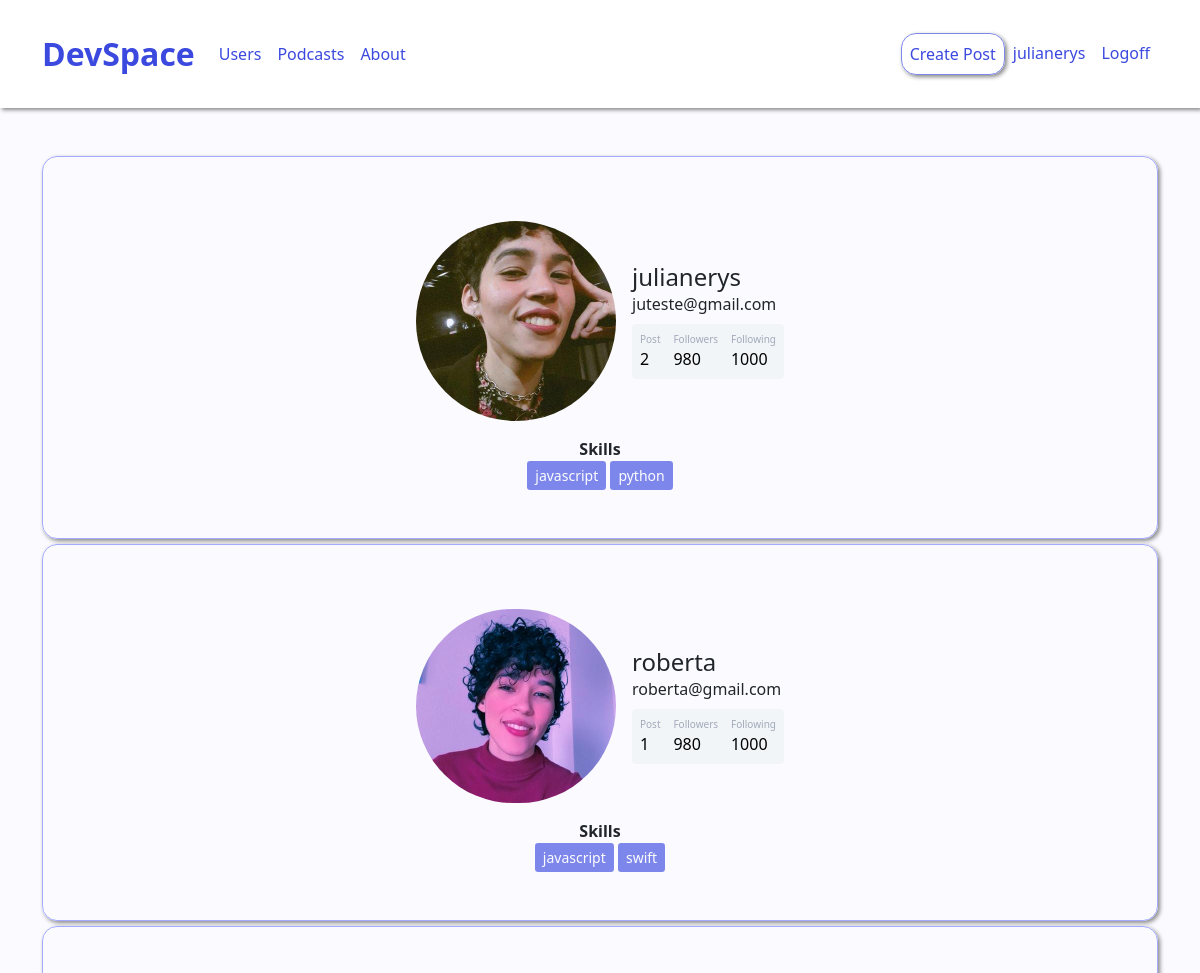
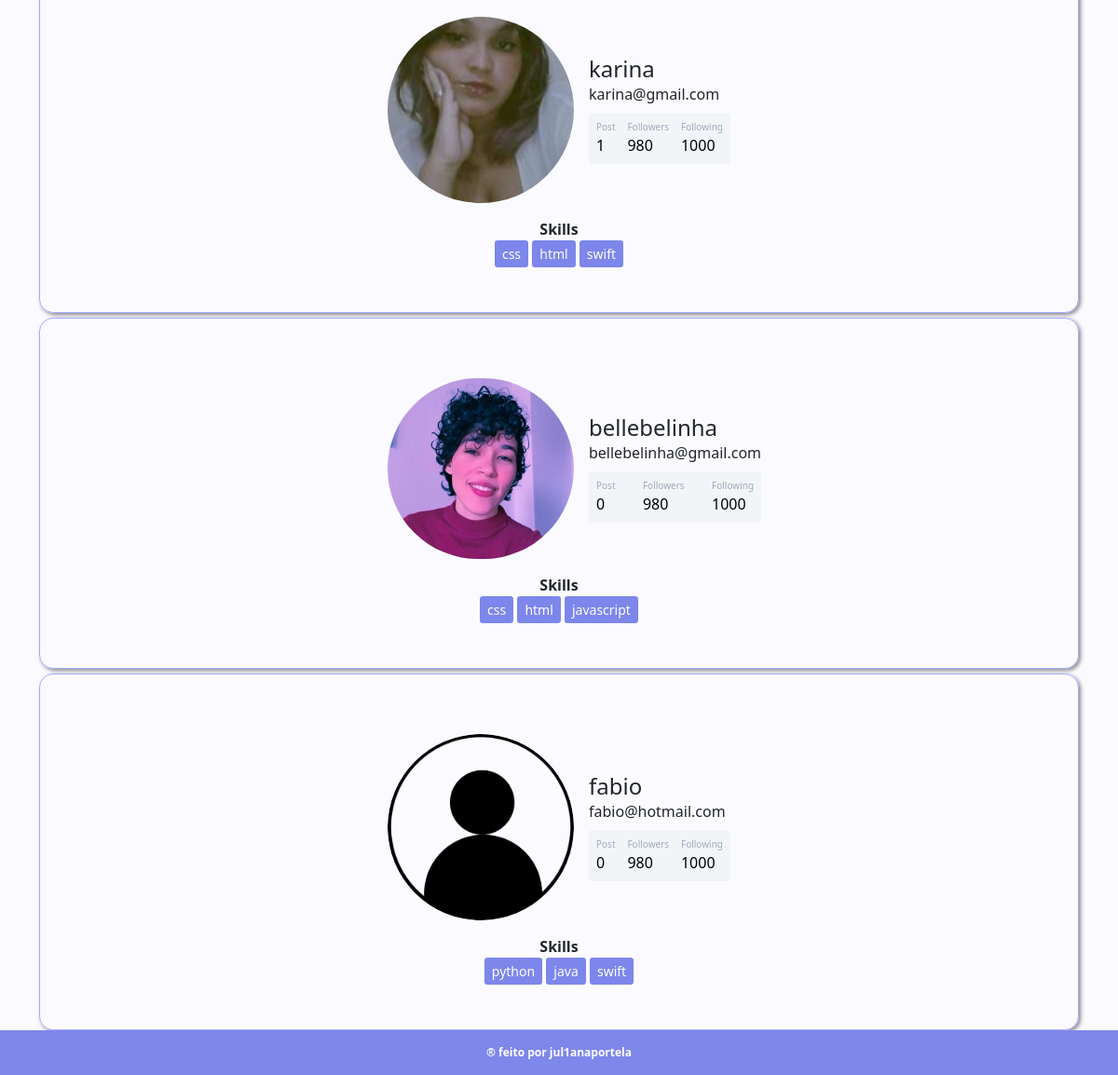
The app's page /usuarios (signed in) with its own data (2 pictures, top to bottom).
### comuna/models.py (models this page shows)
class Usuario(database.Model, UserMixin):
    id = database.Column(database.Integer, primary_key=True)
    username = database.Column(database.String, nullable=False)
    email = database.Column(database.String, nullable=False, unique=True)
    senha = database.Column(database.String, nullable=False)
    foto_perfil = database.Column(database.String, default='default.jpg')
    posts = database.relationship('Post', backref='autor', lazy=True)
    pin = database.Column(database.String, nullable=False, default='Não Informado')
    def contar_posts(self):
        return len(self.posts)

### comuna/routes.py (the view)
@app.route('/usuarios')
@login_required
def usuarios():
    lista_usuarios = Usuario.query.all()
    return render_template('usuarios.html', lista_usuarios=lista_usuarios)

### comuna/models.py (called while the page is built)
@login_manager.user_loader
def load_user(id_usuario):
    return Usuario.query.get(int(id_usuario))

### comuna/templates/usuarios.html
{% extends 'base.html' %}
{% block body %}
        <div class="container mt-5 mb-5">
            {% for usuario in lista_usuarios %}
                <div class="container border">
                    <div class="container mt-5 d-flex justify-content-center">
                        <div class="card p-3">
                            <div class="d-flex align-items-center">
                                <div class="image pe-3">
                                    <img src="{{ url_for('static', filename='fotos_perfil/{}'.format(usuario.foto_perfil)) }}" class="rounded-pill" width="200" >
                                </div>
                            <div class="ml-3 w-100">
                            <h4 class="mb-0 mt-0">{{ usuario.username }}</h4>
                            <span>{{ usuario.email }}</span>
                            <div class="p-2 mt-2 bg-primary d-flex justify-content-between rounded text-white stats">
                                <div class="d-flex flex-column">
                                    <span class="followers">Post</span>
                                    <span class="number2">{{ usuario.contar_posts() }}</span>
                                </div>
                                <div class="d-flex flex-column">
                                    <span class="followers">Followers</span>
                                    <span class="number2">980</span>
                                </div>
                                <div class="d-flex flex-column">
                                    <span class="rating">Following</span>
                                    <span class="number3">1000</span>
                                </div>
                            </div>
                            </div>
                            </div>
                        </div>
                    </div>
                    <div class="row justify-content-center">
                        <div class="col col-4 text-center mb-5">
                            <strong>Skills</strong><br>
                            {% for pin in usuario.pin.split(';') %}
                            <button type="button" class="btn btn-primary disabled btn-sm" style="--bs-btn-padding-y: .25rem; --bs-btn-padding-x: .5rem; --bs-btn-font-size: .75rem;">
                                {{ pin }}
                            </button>
                            {% endfor %}
                        </div>
                    </div>
                </div>
            {% endfor %}
        </div>
{% endblock %}

### comuna/templates/base.html (shortened to what this page needs)
<!DOCTYPE html>
<html lang="pt-br">
<head>
    <link href="https://cdn.jsdelivr.net/npm/bootstrap@5.0.0-beta1/dist/css/bootstrap.min.css" rel="stylesheet">
    <link rel="stylesheet" type="text/css" href="{{url_for('static', filename='main.css')}}">
    <link rel="stylesheet" href="{{url_for('static', filename='navbar.css')}}">
    <link rel="stylesheet" href="{{url_for('static', filename='home.css')}}">
    <link rel="stylesheet" href="{{url_for('static', filename='about.css')}}">
</head>
<body>
    {% include 'navbar.html' %}
    {% block body %}
    {% endblock %}
</body>
<footer class="footer">
    <span>&reg; feito por jul1anaportela</span>
</footer>
</html>

### comuna/templates/navbar.html (shortened to what this page needs)
<nav class="navbar navbar-expand-lg navbar-light bg-light">
  <div class="container-fluid container">
    <a class="navbar-brand" href="{{ url_for('home') }}">DevSpace</a>
    <div class="collapse navbar-collapse" id="navbarSupportedContent">
      <ul class="navbar-nav me-auto mb-2 mb-lg-0">
        <li class="nav-item">
          <a class="nav-link" href="{{ url_for('usuarios') }}">Users</a>
        </li>
        <li class="nav-item">
          <a class="nav-link" href="{{ url_for('podcasts') }}">Podcasts</a>
        </li>
        <li class="nav-item">
          <a class="nav-link" href="{{ url_for('about') }}">About</a>
        </li>
      </ul>
      <ul class="d-flex navbar-nav">
        {% if current_user.is_authenticated %}
          <li class="nav-item">
            <a class="nav-link criar-post" href="{{ url_for('criar_post') }}">Create Post</a>
          </li>
          <li class="nav-item">
            <a class="nav-link" href="{{ url_for('perfil') }}">{{current_user.username}}</a>
          </li>
          <li class="nav-item">
            <a class="nav-link" href="{{ url_for('sair') }}">Logoff</a>
          </li>
        {% endif %}
      </ul>
    </div>
  </div>
</nav>

### comuna/static/main.css (style rules this page uses)
html { font-family: 'Ubuntu', sans-serif; }
body { background-color: #fbfbff; }
.card { width: 400px; border: none; border-radius: 10px; background-color: #fbfbff; }
.stats { background: #f2f5f8 !important; color: #000 !important; }
.followers { font-size:10px; color: #a1aab9; }
.number2 { font-weight:500; }
.rating { font-size:10px; color: #a1aab9; }
.number3 { font-weight:500; }
.btn-primary { background-color: #3b49df !important; border: none !important; }
.footer { position: fixed; bottom: 0; text-align: center; font-size: 12px; padding: 15px; background-color: #7E87EA !important; color: white !important; font-weight: bold; width: 100%; }

### comuna/static/navbar.css (style rules this page uses)
.navbar-expand-lg { background-color: white !important; padding-top: 25px; padding-bottom: 25px; box-shadow: 2px 2px 4px #888888; }
.navbar-brand { font-weight: bolder; font-size: 2rem; color: #3b49df !important; }
.nav-link { color: #3b49df !important; border-radius: 15px; }
.criar-post { border: #7E87EA 1px solid; border-radius: 15px; text-decoration: none !important; box-shadow: 2px 2px 4px #888888; }

### comuna/static/home.css (style rules this page uses)
.border { border: #a4abff 1px solid !important; border-radius: 15px; margin-bottom: 5px; box-shadow: 2px 2px 4px #888888; }

### records on screen
Usuario: username "julianerys", foto_perfil (picture), email "juteste@gmail.com", contar_posts "2", pin "javascript" "python"
Usuario: foto_perfil (picture), username "roberta", email "roberta@gmail.com", contar_posts "1", pin "javascript" "swift"
Usuario: foto_perfil (picture), username "karina", email "karina@gmail.com", contar_posts "1", pin "css" "html" "swift"
Usuario: foto_perfil (picture), username "bellebelinha", email "bellebelinha@gmail.com", contar_posts "0", pin "css" "html" "javascript"
Usuario: foto_perfil (placeholder picture), username "fabio", email "fabio@hotmail.com", contar_posts "0", pin "python" "java" "swift"
